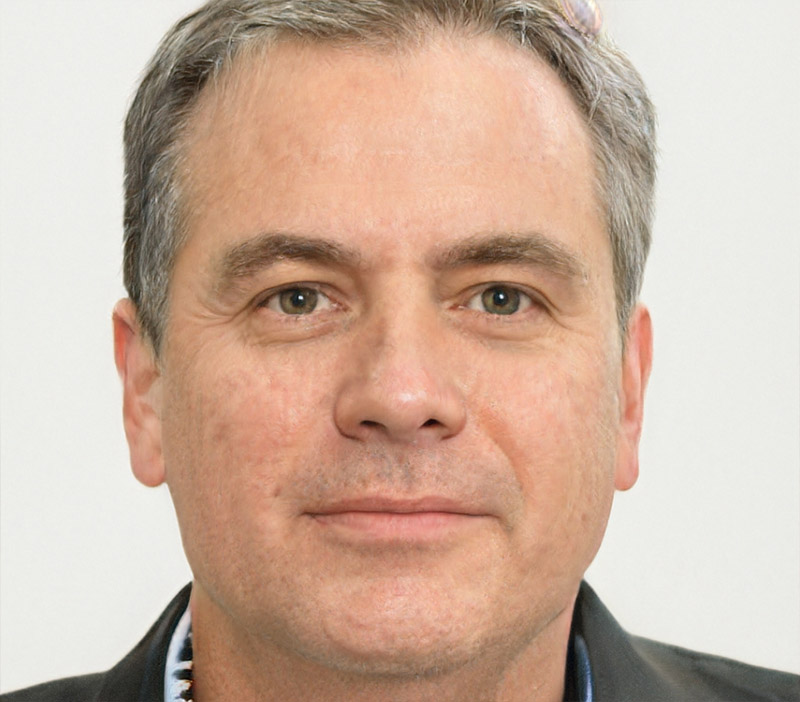
#> input picture 0514/face01.jpg, 800 x 702 px, found by its file name
$ python p00_face.py
#> lines starting #> are read from the running program, lines starting #| are printed output that depends on the picture
# -*- coding: utf-8 -*-
import cv2
import numpy as np
from matplotlib import pyplot as plt
################################################################################

print('Pixel Values Access')

imgFile = 'face01.jpg'
# load an original image
img = cv2.imread(imgFile)
#> img is the input picture: shape (702, 800, 3); mean B, G, R 161.3, 178.6, 205

print ('HSV Skin Model')

rows,cols,channels = img.shape
#> rows = 702; cols = 800; channels = 3

# convert color space from bgr to rgb
img = cv2.cvtColor(img, cv2.COLOR_BGR2RGB)

# prepare an empty image space
imgSkin = np.zeros(img.shape, np.uint8)
# copy original image
imgSkin = img.copy()

# convert color space from rgb to hsv
imgHsv = cv2.cvtColor(img, cv2.COLOR_RGB2HSV)
#> imgHsv: shape (702, 800, 3); mean H, S, V 21.7, 58.3, 205.4

for r in range(rows):
    for c in range(cols):

        # get values of hue, saturation and value
        # standard -- h range: [0,360]; s range: [0,1]; v range: [0,255]
        # opencv -- h range: [0,180]; s range: [0,255]; v range: [0,255]
        H = imgHsv.item(r,c,0)
        S = imgHsv.item(r,c,1)
        V = imgHsv.item(r,c,2)

        # non-skin area if skin equals 0, skin area otherwise
        skin = 0

        if ((H >= 0) and (H <= 25)) or ((H >= 335) and (H <= 360)):
            if ((S >= 0.2 * 255) and (S <= 0.6 * 255)) and (V >= 0.4 * 255):
                skin = 1
                # print 'Skin detected!'

        if 0 == skin:
            imgSkin.itemset((r,c,0),0)
            imgSkin.itemset((r,c,1),0)
            imgSkin.itemset((r,c,2),0)
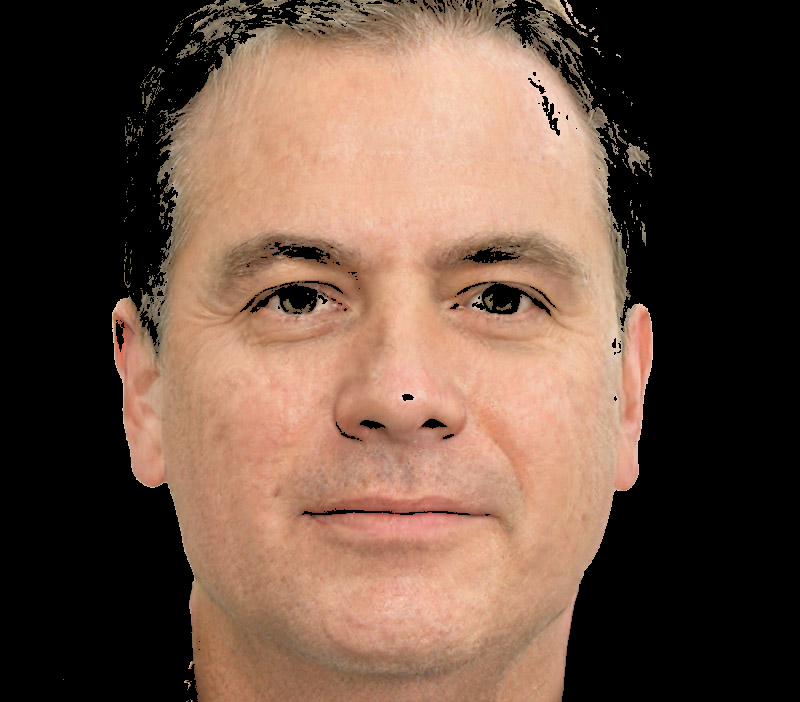
#> imgSkin: shape (702, 800, 3); mean R, G, B 107.8, 81.8, 67.2

# display original image and skin image
plt.subplot(1,2,1), plt.imshow(img), plt.title('Original Image'), plt.xticks([]), plt.yticks([])
plt.subplot(1,2,2), plt.imshow(imgSkin), plt.title('HSV Skin Image'), plt.xticks([]), plt.yticks([])
plt.show()
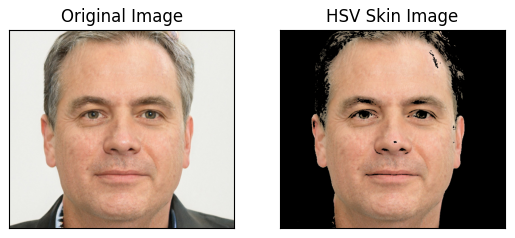
#> figure drawn by matplotlib, 2 panels
################################################################################

print ('Goodbye!')
